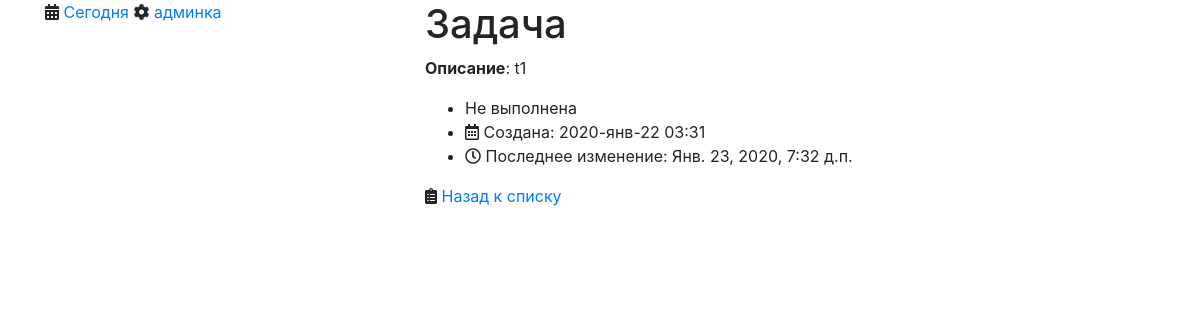
The page /details/12 on the database its author committed.
### tasks/models.py (models this page shows, shortened)
class TodoItem(models.Model):
    description = models.TextField("описание")
    is_completed = models.BooleanField("выполнено", default=False)
    created = models.DateTimeField(auto_now_add=True)
    updated = models.DateTimeField(auto_now=True)
    owner = models.ForeignKey(
        User, on_delete=models.CASCADE, related_name="tasks"
    )
    priority = models.ForeignKey(Priority, on_delete=models.CASCADE, related_name="tasks")
    category = models.ManyToManyField(Category, blank=True)
    def __str__(self):
        return self.description.lower()

### tasks/views.py (the view)
# urls.py: path("details/<int:pk>", views.TaskDetailsView.as_view(), name="details"),
class TaskDetailsView(DetailView):
    model = TodoItem
    template_name = "tasks/details.html"

### tasks/templates/tasks/details.html (shortened to what this page needs)
{% extends "base.html" %}
{% block main_content %}
  <h1>Задача</h1>
  <p><b>Описание</b>: {{ object }}</p>
  <ul>
    <li>
      {{ object.is_completed|yesno:"Выполнена,Не выполнена" }}
    </li>
    <li><i class="far fa-calendar-alt"></i>&nbsp;Создана: {{ object.created|date:"Y-b-d H:i" }}</li>
    <li><i class="far fa-clock"></i>&nbsp;Последнее изменение: {{ object.updated }}</li>
  </ul>
  <i class="fas fa-clipboard-list"></i>&nbsp;<a href="{% url "tasks:list" %}">Назад к списку</a>
{% endblock %}

### rows shown on the page
TodoItem: description "t1", is_completed "Не выполнена", created "2020-янв-22 03:31", updated "Янв. 23, 2020, 7:32 д.п."
